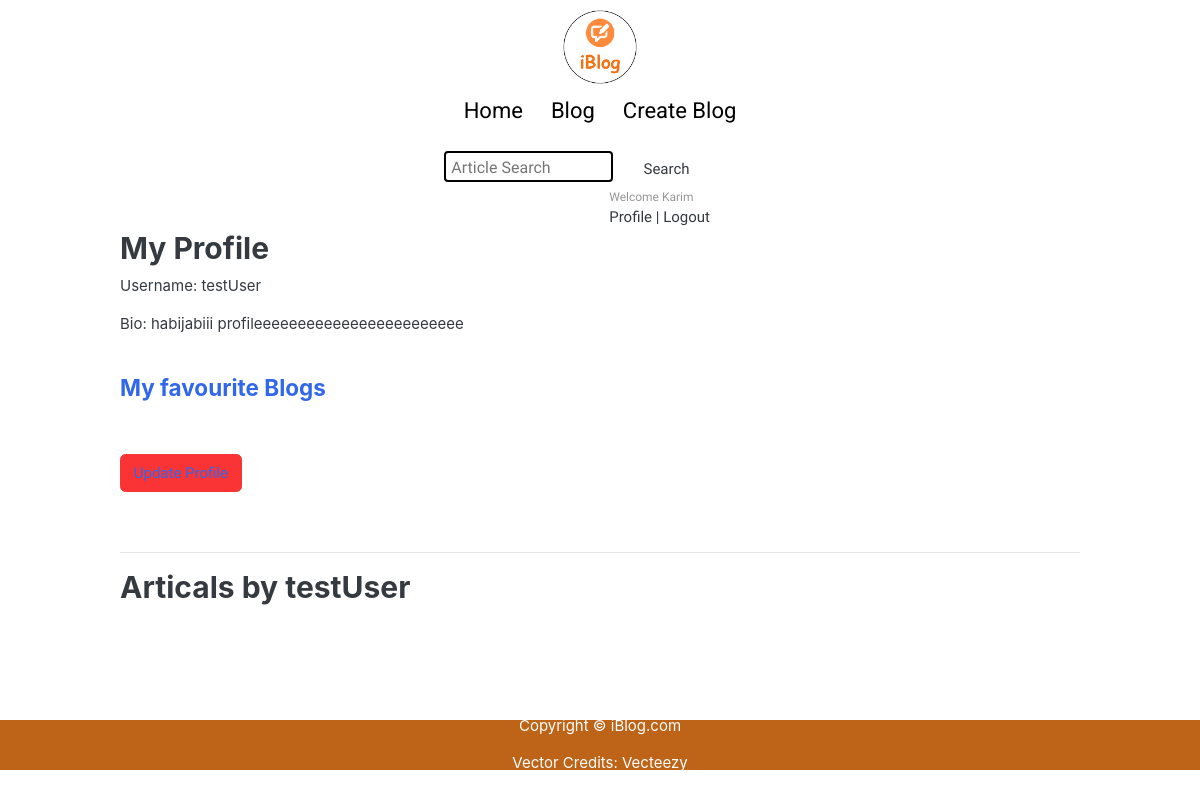
The page /account/profile/testUser/ (signed in) on the database as committed earlier.
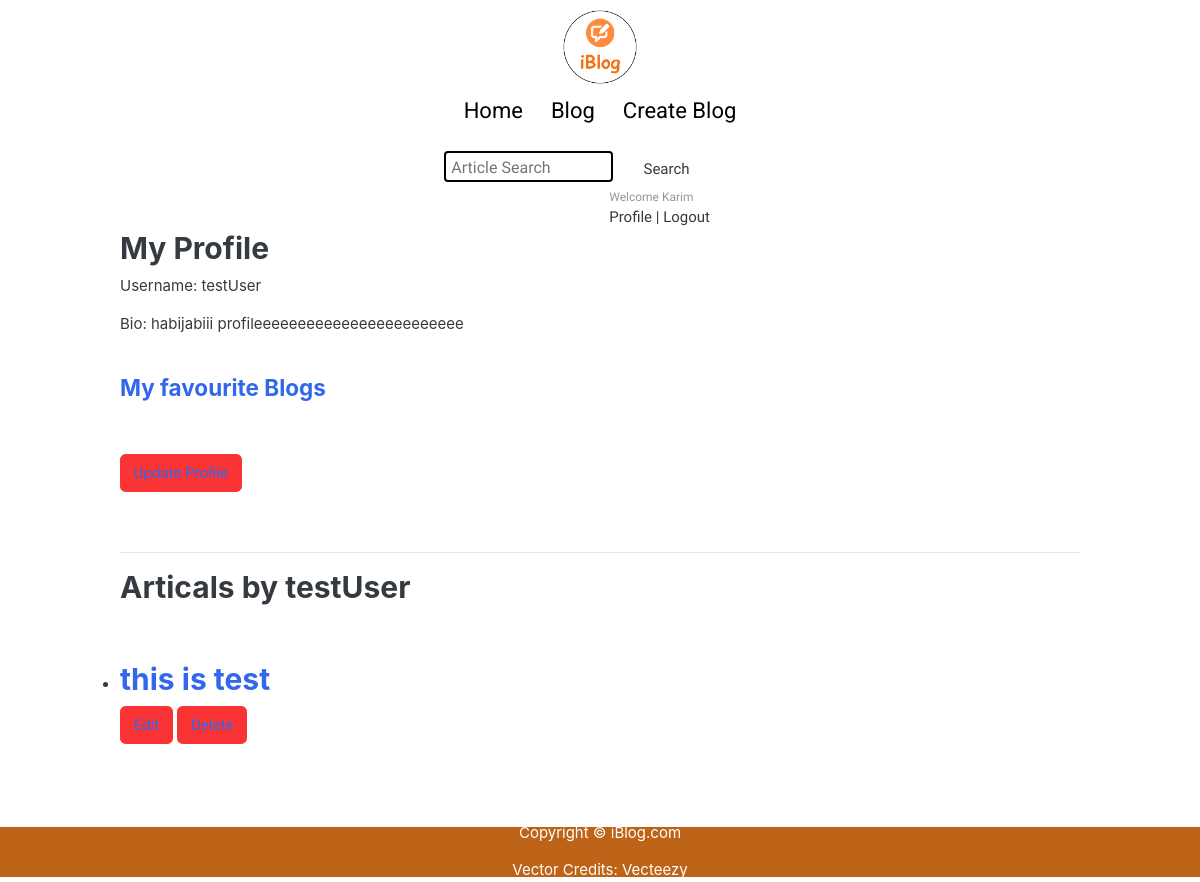
The same page on the database as committed later.
### blog/models.py (models this page shows, shortened)
class Post(models.Model):
    title = models.CharField(max_length=200)
    body = models.TextField()
    categories = models.ManyToManyField(Category)
    author = models.ForeignKey(User, on_delete=models.CASCADE)
    image = models.ImageField(upload_to='photos/blog', blank=True)
    date = models.DateTimeField(auto_now_add=True)
    modified_date = models.DateTimeField(auto_now=True)

### accounts/views.py (the view)
# urls.py: path('profile/<str:username>/', views.author_profile, name='profile'),
@login_required
def author_profile(request, username):
    author = get_object_or_404(User, username=username)
    blogs = Post.objects.filter(author=author)
    try:
        profile = Profile.objects.get(user=author)
    except Profile.DoesNotExist:
        profile = Profile.objects.create(user=author)
    context = {'author': author, 'blogs': blogs, 'profile': profile}
    return render(request, 'accounts/profile.html', context)

### accounts/templates/accounts/profile.html (shortened to what this page needs)
{% extends "base.html" %}
{% block body %}
<div style="width: 80%; margin: auto;">
  <div >
    <h2>My Profile</h2>
    <p>Username: {{ profile.user.username }}</p>
    <p>Bio: {{ profile.bio }}</p>
    <br>
    <h4><a href="{% url 'bookmarks_list' %}">My favourite Blogs</a></h4>
    <br><br>
    <form method="post" enctype="multipart/form-data">
      <button class="btn btn-danger text-white" type="submit"><a href="{% url 'profile_update' %}">Update Profile</a></button>
    </form>
  </div>
  <br><br>
  <div>
    <hr>
  </div>
  <div>
    <h2>Articals by {{ author.username }}</h2>
    <br><br>
    <ul>
      {% for blog in blogs %}
      <li><a href="{% url 'blog_detail' blog.id %}">
          <h2>{{blog.title }}</h2>
        </a></li>
      <button class="btn btn-danger text-white"><a href="{% url 'update_blog' blog.id %}">Edit</a></button>
      <button class="btn btn-danger text-white"><a href="{% url 'delete_blog' blog.id %}">Delete</a></button>
      <br><br>
      {% endfor %}
      <br><br>
    </ul>
  </div>
</div>
{% endblock %}

Rows that differ between the two databases and show on the page:
added Post: title "this is test"
